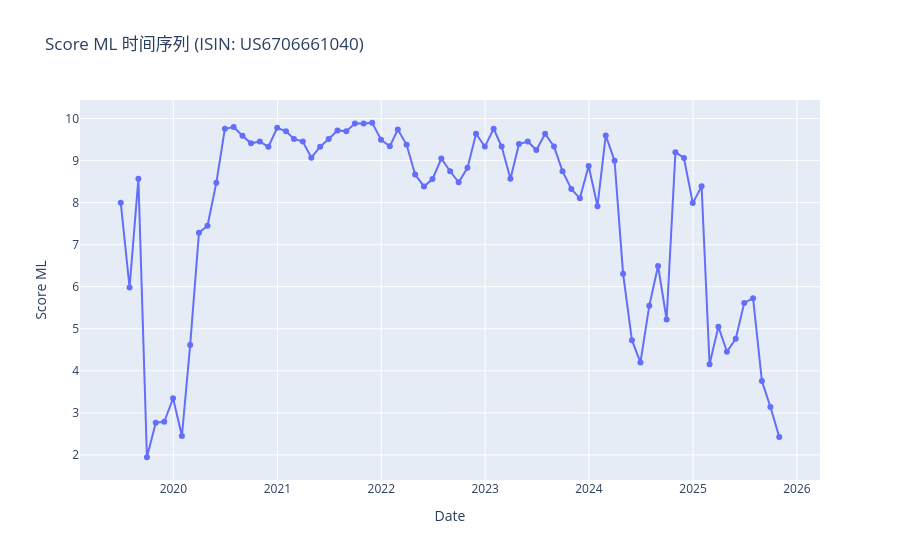

The cell this chart's notebook holds for it:
### Code cell
import plotly.express as px

fig = px.line(df, x='Date', y='Score ML', 
              title='Score ML 时间序列 (ISIN: US6706661040)',
              markers=True)
fig.show()
